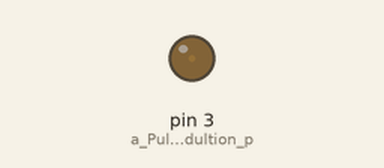
This sketch was run on a simulated Arduino Uno, built with avr-gcc and run on an emulated ATmega328P. Parts: output pins drawn as LEDs (lit = HIGH).

Above: at 0.05 s.
At 1.15 s:
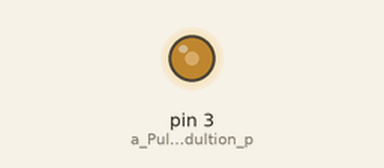
At 2.3 s:
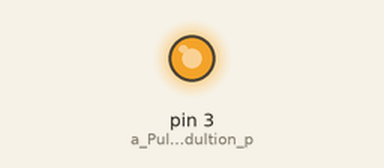
At 4.6 s:
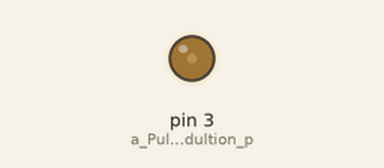
Timing chart, 0 to 6.7 s (numbered marks = the images above):
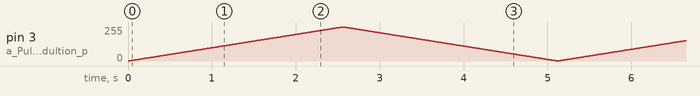

The sketch:

Light_Fade_In.ino
```cpp
int LED = 3;

void setup() {
  // put your setup code here, to run once:
  pinMode(3, OUTPUT); // a Pulse Width Modultion pin
}

void loop() {
  // put your main code here, to run repeatedly:
for (int i=0;i<256;i++){
  analogWrite(3, i);
  delay(10);

}//end for loop

for (int i=255;i>0;i--){
  analogWrite(3, i);
  delay(10);
}

}
```
